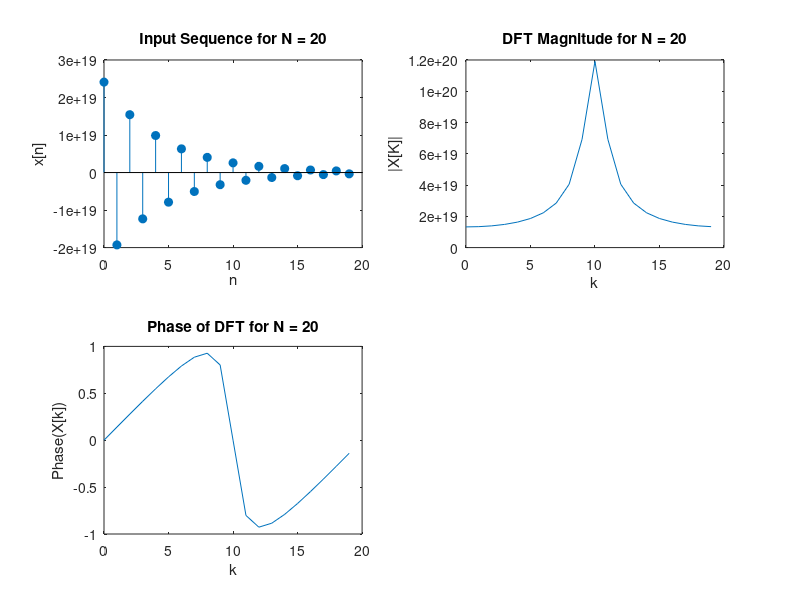

MATLAB code for this plot:
n = -200:200;
N = 20;
a = -0.8;
x = a.^n;

x_truncated = x(1:N); 

X_k = fft(x_truncated, N);

figure;
subplot(2,2,1);
stem(0:N-1, x_truncated, 'filled'); 
title(['Input Sequence for N = ', num2str(N)]);
xlabel('n');
ylabel('x[n]');

subplot(2,2,2);
plot(0:N-1, abs(X_k)); 
title(['DFT Magnitude for N = ', num2str(N)]);
xlabel('k');
ylabel('|X[K]|');

subplot(2,2,3);
plot(0:N-1, angle(X_k)); 
title(['Phase of DFT for N = ', num2str(N)]);
xlabel('k');
ylabel('Phase(X[k])');
